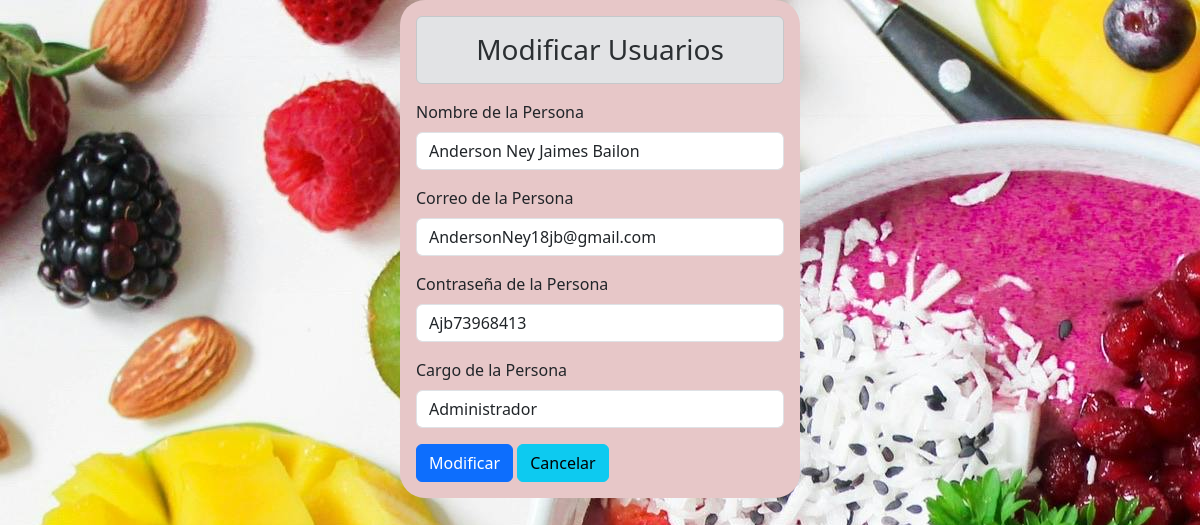
The app's page /Php/modificar.php?id=1 with its own data.
### tables this page shows
CREATE TABLE `usuario` (
  `id_usuario` int(11) NOT NULL,
  `nombre` varchar(250) NOT NULL,
  `email` varchar(250) NOT NULL,
  `contraseña` varchar(250) NOT NULL,
  `id_cargo` int(11) NOT NULL
);

CREATE TABLE `cargo` (
  `id_cargo` int(11) NOT NULL,
  `nivel` varchar(250) NOT NULL
);

### Php/modificar.php (the view, shortened to what this page needs)
<?php
include "Conectar.php";
$id = $_GET["id"];
$sql = $conexion->query(" SELECT usuario.id_usuario, usuario.nombre, usuario.email, usuario.contraseña, cargo.nivel  AS nivel
                                                    FROM usuario
                                                    JOIN cargo ON usuario.id_cargo = cargo.id_cargo WHERE usuario.id_usuario = $id")
?>
<!DOCTYPE html>
<html lang="en">
<head>
    <link href="https://cdn.jsdelivr.net/npm/bootstrap@5.3.3/dist/css/bootstrap.min.css" rel="stylesheet">
    <link rel="stylesheet" href="../Css/Modificar.css">
</head>
<body>
    <form class="col-4 p-3 m-auto" method="POST">
        <h3 class="text-center alert alert-secondary">Modificar Usuarios</h3>
        <?php
        include "Modificarfinal.php";
        while ($datos = $sql->fetch_object()) { ?>
            <div class="mb-3">
                <label for="exampleInputEmail1" class="form-label">Nombre de la Persona</label>
                <input type="text" class="form-control" name="nombre" value="<?=$datos->nombre ?>">
            </div>
            <div class="mb-3">
                <label for="exampleInputEmail1" class="form-label">Correo de la Persona</label>
                <input type="text" class="form-control" name="email" value="<?= $datos->email ?>">
            </div>
            <div class="mb-3">
                <label for="exampleInputEmail1" class="form-label">Contraseña de la Persona</label>
                <input type="text" class="form-control" name="contraseña" value="<?= $datos->contraseña ?>">
            </div>
            <div class="mb-3">
                <label for="exampleInputEmail1" class="form-label">Cargo de la Persona</label>
                <input type="text" class="form-control" name="cargo" value="<?= $datos->nivel ?>">
            </div>
        <?php }
        ?>
        <button type="submit" class="btn btn-primary" name="btnregistrar" value="ok">Modificar</button>
        <a href="Perfil.php" class="btn btn-info">Cancelar</a>
    </form>
</body>
</html>

### Css/Modificar.css (style rules this page uses)
body { background-image: url(../imgpro/juguitos.jpg); }
form { background-color: #E7C7C8; border-radius: 25px; }

### records on screen
usuario: nombre "Anderson Ney Jaimes Bailon", email "AndersonNey18jb@gmail.com", contraseña "Ajb73968413", cargo "Administrador"
